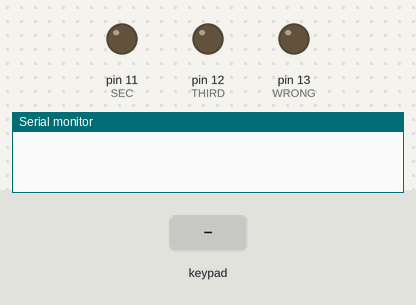
Bench run of a sketch on a simulated Arduino Uno, built with avr-gcc and run on an emulated ATmega328P. Parts: output pins drawn as LEDs (lit = HIGH), the last lines printed to the serial monitor. Dashed ring = blinking. Inputs (shaded band) come from the test bench. Pins used as bus, display or sensor lines are not drawn.

Above: at 2.0 s.
2.1 s: key '*' pressed
At 2.21 s:
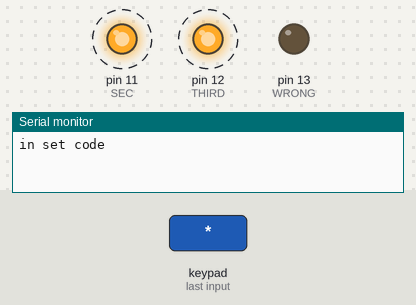
5.1 s: keypad keys 1 2 3 pressed 0.4 s apart
At 5.6 s:
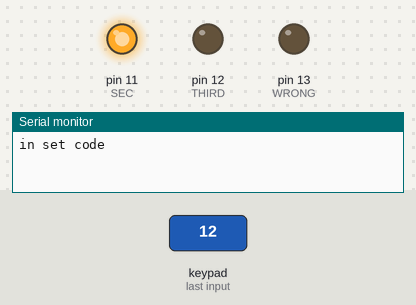
Timing chart, 0 to 8.1 s (numbered marks = the images above; inputs shaded):
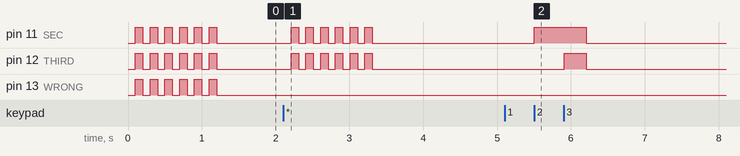

The sketch:

keypad.ino
```cpp
#include <EEPROM.h>
#include <Keypad.h>

const int WRONG = 13;
const int THIRD = 12;
const int SEC = 11;
const int FIRST = 10;
boolean first = false;
boolean second = false;
boolean third = false;
  boolean firstt = true;
char code[3] = {
  '1', '2', '3'};
char key;
const byte ROWS = 4;
const byte COLS = 4;
char keys[ROWS][COLS] = {
  {
    '1','2','3','A'    }
  ,
  {
    '4','5','6','B'    }
  ,
  {
    '7','8','9','C'    }
  ,
  {
    '*','0','#','D'    }
};
byte rowPins[ROWS] = {
  2,3,4,5}; //connect to row pinouts
byte colPins[COLS] = {
  6,7,8,9}; //connect to column pinouts

Keypad keypad = Keypad( makeKeymap(keys), rowPins, colPins, ROWS, COLS );

void setup(){
  Serial.begin(9600);
  pinMode(WRONG, OUTPUT);
  pinMode(FIRST, OUTPUT);
  pinMode(SEC, OUTPUT);
  pinMode(THIRD, OUTPUT);
  blinkLeds(5, "normal");
  allLeds(false);
  while (true){
    if(keypad.getKey() == '*'){
      break;
    }
  }
  while(!setCode()){
  }

}

void loop(){
}

boolean guessNumber(){
  int number = 0;
  first = false;
  second = false;
  third = false;
  int lednr;
  while(number < 2){
    if (number == 0){lednr = FIRST;}
    else if (number == 1){lednr = SEC;}
    else if (number == 2){lednr = THIRD;}
    key = NO_KEY;
    while (true){
      key = keypad.getKey();
      if (key == code[number]){
        if (number == 0){first = true;}
        else if (number == 1){second = true;}
        else if (number == 2){third = true;}
      }
      else if ((key != code[number]) && (key != NO_KEY)){

      }
    }
  }
}

boolean setCode(){
  Serial.println("in set code");
  blinkLeds(5, "Good");
  allLeds(false);
  int at = 0;
  int atLed = FIRST;
  key = NO_KEY;
  while(at < 3){
    key = NO_KEY;
    while (key == NO_KEY){
      key = keypad.getKey();
      if (key == '*' || key == '#'){
        key = NO_KEY;
        allLeds(false);
        blinkLeds(10, "error");
        allLeds(false);
        return false;
      }
    }
    digitalWrite(atLed, HIGH);
    atLed = atLed + 1;
    code[at] = key;
    //EEPROM.write(at, key);
    at++;
  }
  delay(300);
  key = NO_KEY;
  allLeds(false);
  return true;
}

void allLeds(boolean stat){
    if (stat == true){
      digitalWrite(WRONG, HIGH);
      digitalWrite(FIRST, HIGH);
      digitalWrite(SEC, HIGH);
      digitalWrite(THIRD, HIGH);
    }
    else {
      digitalWrite(WRONG, LOW);
      digitalWrite(FIRST, LOW);
      digitalWrite(SEC, LOW);
      digitalWrite(THIRD, LOW);
    }
  }

void blinkLeds(int times, String mode){
  for (int i = 0; i <= times; i++){
    if (mode == "normal"){
      allLeds(false);
      delay(100);
      allLeds(true);
      delay(100);
    }
    else if (mode == "Good"){
      allLeds(false);
      delay(100);
      digitalWrite(FIRST, HIGH);
      digitalWrite(SEC, HIGH);
      digitalWrite(THIRD, HIGH);
      delay(100);
    }
    else if (mode == "error"){
      allLeds(false);
      delay(100);
      digitalWrite(WRONG, HIGH);
      delay(100);
    }

  }
}
```

Measured:
- after the input at 2.1 s, pin 11 (SEC), pin 12 (THIRD): alternates HIGH for 0.10 s and LOW for 0.10 s, 12 changes in all, then stays LOW, starting after 0.11 s
- after the input at 5.1 s, pin 11 (SEC): LOW → HIGH after 0.40 s, → LOW 0.70 s later; pin 12 (THIRD): LOW → HIGH after 0.81 s, → LOW 0.30 s later
